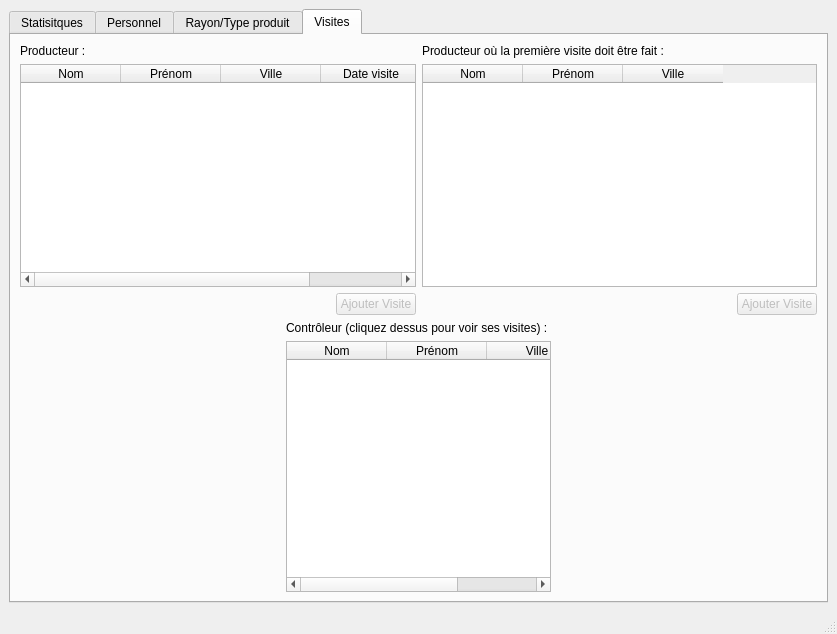
<?xml version="1.0" encoding="UTF-8"?>
<ui version="4.0">
 <class>MainWindowGestionnaires</class>
 <widget class="QMainWindow" name="MainWindowGestionnaires">
  <property name="geometry">
   <rect>
    <x>0</x>
    <y>0</y>
    <width>837</width>
    <height>634</height>
   </rect>
  </property>
  <property name="windowTitle">
   <string>Gestionnaire</string>
  </property>
  <widget class="QWidget" name="centralwidget">
   <layout class="QVBoxLayout" name="verticalLayout_10">
    <item>
     <widget class="QTabWidget" name="tabWidgetGestionnaire">
      <property name="currentIndex">
       <number>3</number>
      </property>
      <widget class="QWidget" name="tab_4">
       <attribute name="title">
        <string>Statisitques</string>
       </attribute>
       <widget class="QGraphicsView" name="graphicsView">
        <property name="geometry">
         <rect>
          <x>180</x>
          <y>310</y>
          <width>256</width>
          <height>192</height>
         </rect>
        </property>
       </widget>
      </widget>
      <widget class="QWidget" name="tab">
       <attribute name="title">
        <string>Personnel</string>
       </attribute>
       <layout class="QHBoxLayout" name="horizontalLayout_12">
        <item>
         <layout class="QVBoxLayout" name="verticalLayout_3">
          <item>
           <widget class="QTableWidget" name="tableWidgetEmploye">
            <property name="minimumSize">
             <size>
              <width>500</width>
              <height>250</height>
             </size>
            </property>
            <property name="selectionMode">
             <enum>QAbstractItemView::SingleSelection</enum>
            </property>
            <property name="selectionBehavior">
             <enum>QAbstractItemView::SelectRows</enum>
            </property>
            <column>
             <property name="text">
              <string>Prenom</string>
             </property>
            </column>
            <column>
             <property name="text">
              <string>Nom</string>
             </property>
            </column>
            <column>
             <property name="text">
              <string>rue</string>
             </property>
            </column>
            <column>
             <property name="text">
              <string>code postal</string>
             </property>
            </column>
            <column>
             <property name="text">
              <string>Ville</string>
             </property>
            </column>
            <column>
             <property name="text">
              <string>Téléphone</string>
             </property>
            </column>
            <column>
             <property name="text">
              <string>Type</string>
             </property>
            </column>
           </widget>
          </item>
          <item>
           <layout class="QHBoxLayout" name="horizontalLayout_10">
            <item>
             <spacer name="horizontalSpacer_3">
              <property name="orientation">
               <enum>Qt::Horizontal</enum>
              </property>
              <property name="sizeHint" stdset="0">
               <size>
                <width>40</width>
                <height>20</height>
               </size>
              </property>
             </spacer>
            </item>
            <item>
             <widget class="QPushButton" name="pushButtonModifEmploye">
              <property name="text">
               <string>Modifier la selection</string>
              </property>
             </widget>
            </item>
            <item>
             <widget class="QPushButton" name="pushButtonSupprimer">
              <property name="text">
               <string>Supprimer la selection</string>
              </property>
             </widget>
            </item>
           </layout>
          </item>
         </layout>
        </item>
        <item>
         <spacer name="horizontalSpacer_2">
          <property name="orientation">
           <enum>Qt::Horizontal</enum>
          </property>
          <property name="sizeHint" stdset="0">
           <size>
            <width>40</width>
            <height>20</height>
           </size>
          </property>
         </spacer>
        </item>
        <item>
         <layout class="QVBoxLayout" name="verticalLayout_2">
          <item>
           <widget class="QLabel" name="labelEmploye">
            <property name="text">
             <string>Ajout d'un employé.</string>
            </property>
           </widget>
          </item>
          <item>
           <layout class="QHBoxLayout" name="horizontalLayout_8">
            <item>
             <widget class="QLabel" name="label">
              <property name="text">
               <string>Prénom : </string>
              </property>
             </widget>
            </item>
            <item>
             <widget class="QLineEdit" name="lineEditNom"/>
            </item>
           </layout>
          </item>
          <item>
           <layout class="QHBoxLayout" name="horizontalLayout_7">
            <item>
             <widget class="QLabel" name="label_2">
              <property name="text">
               <string>Nom :</string>
              </property>
             </widget>
            </item>
            <item>
             <widget class="QLineEdit" name="lineEditPrenom"/>
            </item>
           </layout>
          </item>
          <item>
           <layout class="QHBoxLayout" name="horizontalLayout_11">
            <item>
             <widget class="QLabel" name="label_9">
              <property name="text">
               <string>Pseudo :</string>
              </property>
             </widget>
            </item>
            <item>
             <widget class="QLineEdit" name="lineEditPseudo"/>
            </item>
           </layout>
          </item>
          <item>
           <layout class="QHBoxLayout" name="horizontalLayout_6">
            <item>
             <widget class="QLabel" name="label_3">
              <property name="text">
               <string>rue :</string>
              </property>
             </widget>
            </item>
            <item>
             <widget class="QLineEdit" name="lineEditRue"/>
            </item>
           </layout>
          </item>
          <item>
           <layout class="QHBoxLayout" name="horizontalLayout_5">
            <item>
             <widget class="QLabel" name="label_4">
              <property name="text">
               <string>Code postal :</string>
              </property>
             </widget>
            </item>
            <item>
             <widget class="QLineEdit" name="lineEditCodePostal"/>
            </item>
           </layout>
          </item>
          <item>
           <layout class="QHBoxLayout" name="horizontalLayout_4">
            <item>
             <widget class="QLabel" name="label_5">
              <property name="text">
               <string>Ville :</string>
              </property>
             </widget>
            </item>
            <item>
             <widget class="QLineEdit" name="lineEditVille"/>
            </item>
           </layout>
          </item>
          <item>
           <layout class="QHBoxLayout" name="horizontalLayout_3">
            <item>
             <widget class="QLabel" name="label_6">
              <property name="text">
               <string>Tel :</string>
              </property>
             </widget>
            </item>
            <item>
             <widget class="QLineEdit" name="lineEditTel"/>
            </item>
           </layout>
          </item>
          <item>
           <layout class="QHBoxLayout" name="horizontalLayout">
            <item>
             <widget class="QLabel" name="label_8">
              <property name="text">
               <string>Type :</string>
              </property>
             </widget>
            </item>
            <item>
             <spacer name="horizontalSpacer">
              <property name="orientation">
               <enum>Qt::Horizontal</enum>
              </property>
              <property name="sizeHint" stdset="0">
               <size>
                <width>40</width>
                <height>20</height>
               </size>
              </property>
             </spacer>
            </item>
            <item>
             <layout class="QVBoxLayout" name="verticalLayout">
              <item>
               <widget class="QRadioButton" name="radioButtonGestionnaire">
                <property name="enabled">
                 <bool>true</bool>
                </property>
                <property name="text">
                 <string>Gestionnaire</string>
                </property>
               </widget>
              </item>
              <item>
               <widget class="QRadioButton" name="radioButtonControleur">
                <property name="text">
                 <string>Controleur</string>
                </property>
               </widget>
              </item>
             </layout>
            </item>
           </layout>
          </item>
          <item>
           <layout class="QHBoxLayout" name="horizontalLayout_9">
            <item>
             <widget class="QPushButton" name="pushButtonAnnuler">
              <property name="text">
               <string>Annuler</string>
              </property>
             </widget>
            </item>
            <item>
             <widget class="QPushButton" name="pushButtonValider">
              <property name="text">
               <string>Valider</string>
              </property>
             </widget>
            </item>
           </layout>
          </item>
         </layout>
        </item>
       </layout>
      </widget>
      <widget class="QWidget" name="tab_3">
       <attribute name="title">
        <string>Rayon/Type produit</string>
       </attribute>
       <layout class="QVBoxLayout" name="verticalLayout_9">
        <item>
         <layout class="QHBoxLayout" name="horizontalLayout_21">
          <item>
           <layout class="QVBoxLayout" name="verticalLayout_6">
            <item>
             <layout class="QHBoxLayout" name="horizontalLayout_13">
              <item>
               <widget class="QLabel" name="label_10">
                <property name="text">
                 <string>Rayons </string>
                </property>
               </widget>
              </item>
              <item>
               <widget class="QPushButton" name="pushButtonSupprimerRayons">
                <property name="text">
                 <string>Supprimer</string>
                </property>
               </widget>
              </item>
             </layout>
            </item>
            <item>
             <widget class="QListWidget" name="listWidgetRayons"/>
            </item>
            <item>
             <layout class="QHBoxLayout" name="horizontalLayout_16">
              <item>
               <widget class="QLineEdit" name="lineEditRayons"/>
              </item>
              <item>
               <widget class="QPushButton" name="pushButtonAjouterRayons">
                <property name="enabled">
                 <bool>false</bool>
                </property>
                <property name="text">
                 <string>Ajouter</string>
                </property>
               </widget>
              </item>
             </layout>
            </item>
           </layout>
          </item>
          <item>
           <layout class="QVBoxLayout" name="verticalLayout_5">
            <item>
             <layout class="QHBoxLayout" name="horizontalLayout_15">
              <item>
               <widget class="QLabel" name="label_11">
                <property name="text">
                 <string>Catégories</string>
                </property>
               </widget>
              </item>
              <item>
               <widget class="QPushButton" name="pushButtonSupprimerCategories">
                <property name="text">
                 <string>Supprimer</string>
                </property>
               </widget>
              </item>
             </layout>
            </item>
            <item>
             <widget class="QListWidget" name="listWidgetCategories"/>
            </item>
            <item>
             <layout class="QHBoxLayout" name="horizontalLayout_17">
              <item>
               <widget class="QLineEdit" name="lineEditCategories">
                <property name="enabled">
                 <bool>false</bool>
                </property>
               </widget>
              </item>
              <item>
               <widget class="QPushButton" name="pushButtonAjouterCategories">
                <property name="enabled">
                 <bool>false</bool>
                </property>
                <property name="text">
                 <string>Ajouter</string>
                </property>
               </widget>
              </item>
             </layout>
            </item>
           </layout>
          </item>
          <item>
           <layout class="QVBoxLayout" name="verticalLayout_4">
            <item>
             <layout class="QHBoxLayout" name="horizontalLayout_14">
              <item>
               <widget class="QLabel" name="label_12">
                <property name="text">
                 <string>Produits</string>
                </property>
               </widget>
              </item>
              <item>
               <widget class="QPushButton" name="pushButtonSupprimerProduits">
                <property name="text">
                 <string>Supprimer</string>
                </property>
               </widget>
              </item>
             </layout>
            </item>
            <item>
             <widget class="QListWidget" name="listWidgetProduits"/>
            </item>
            <item>
             <layout class="QHBoxLayout" name="horizontalLayout_18">
              <item>
               <widget class="QLineEdit" name="lineEditProduits">
                <property name="enabled">
                 <bool>false</bool>
                </property>
               </widget>
              </item>
              <item>
               <widget class="QPushButton" name="pushButtonAjouterProduits">
                <property name="enabled">
                 <bool>false</bool>
                </property>
                <property name="text">
                 <string>Ajouter</string>
                </property>
               </widget>
              </item>
             </layout>
            </item>
           </layout>
          </item>
         </layout>
        </item>
        <item>
         <layout class="QVBoxLayout" name="verticalLayout_8">
          <item>
           <widget class="QLabel" name="label_13">
            <property name="text">
             <string>Ajout de produit : </string>
            </property>
           </widget>
          </item>
          <item>
           <layout class="QHBoxLayout" name="horizontalLayout_20">
            <item>
             <layout class="QHBoxLayout" name="horizontalLayout_19">
              <item>
               <widget class="QLabel" name="label_14">
                <property name="text">
                 <string>Produits demandés :</string>
                </property>
               </widget>
              </item>
              <item>
               <widget class="QListWidget" name="listWidgetProduitsDemandes"/>
              </item>
             </layout>
            </item>
            <item>
             <layout class="QVBoxLayout" name="verticalLayout_7">
              <item>
               <widget class="QPushButton" name="pushButtonAjouterProduitsDemandes">
                <property name="enabled">
                 <bool>false</bool>
                </property>
                <property name="text">
                 <string>Ajouter</string>
                </property>
               </widget>
              </item>
              <item>
               <widget class="QPushButton" name="pushButtonRefuserProduitsDemandes">
                <property name="enabled">
                 <bool>false</bool>
                </property>
                <property name="text">
                 <string>Refuser</string>
                </property>
               </widget>
              </item>
             </layout>
            </item>
           </layout>
          </item>
         </layout>
        </item>
       </layout>
      </widget>
      <widget class="QWidget" name="tab_2">
       <attribute name="title">
        <string>Visites</string>
       </attribute>
       <layout class="QVBoxLayout" name="verticalLayout_14">
        <item>
         <layout class="QHBoxLayout" name="horizontalLayout_24">
          <item>
           <layout class="QVBoxLayout" name="verticalLayout_11">
            <item>
             <widget class="QLabel" name="label_15">
              <property name="text">
               <string>Producteur : </string>
              </property>
             </widget>
            </item>
            <item>
             <widget class="QTableWidget" name="tableWidgetProducteurVisite">
              <property name="selectionBehavior">
               <enum>QAbstractItemView::SelectRows</enum>
              </property>
              <column>
               <property name="text">
                <string>Nom</string>
               </property>
              </column>
              <column>
               <property name="text">
                <string>Prénom</string>
               </property>
              </column>
              <column>
               <property name="text">
                <string>Ville</string>
               </property>
              </column>
              <column>
               <property name="text">
                <string>Date visite</string>
               </property>
              </column>
             </widget>
            </item>
            <item>
             <layout class="QHBoxLayout" name="horizontalLayout_22">
              <item>
               <spacer name="horizontalSpacer_4">
                <property name="orientation">
                 <enum>Qt::Horizontal</enum>
                </property>
                <property name="sizeHint" stdset="0">
                 <size>
                  <width>40</width>
                  <height>20</height>
                 </size>
                </property>
               </spacer>
              </item>
              <item>
               <widget class="QPushButton" name="pushButtonAjoutVisite">
                <property name="enabled">
                 <bool>false</bool>
                </property>
                <property name="text">
                 <string>Ajouter Visite</string>
                </property>
               </widget>
              </item>
             </layout>
            </item>
           </layout>
          </item>
          <item>
           <layout class="QVBoxLayout" name="verticalLayout_12">
            <item>
             <widget class="QLabel" name="label_16">
              <property name="text">
               <string>Producteur où la première visite doit être fait : </string>
              </property>
             </widget>
            </item>
            <item>
             <widget class="QTableWidget" name="tableWidgetProducteurPremVisite">
              <property name="selectionBehavior">
               <enum>QAbstractItemView::SelectRows</enum>
              </property>
              <column>
               <property name="text">
                <string>Nom</string>
               </property>
              </column>
              <column>
               <property name="text">
                <string>Prénom</string>
               </property>
              </column>
              <column>
               <property name="text">
                <string>Ville</string>
               </property>
              </column>
             </widget>
            </item>
            <item>
             <layout class="QHBoxLayout" name="horizontalLayout_23">
              <item>
               <spacer name="horizontalSpacer_5">
                <property name="orientation">
                 <enum>Qt::Horizontal</enum>
                </property>
                <property name="sizeHint" stdset="0">
                 <size>
                  <width>40</width>
                  <height>20</height>
                 </size>
                </property>
               </spacer>
              </item>
              <item>
               <widget class="QPushButton" name="pushButtonAjoutPremVisite">
                <property name="enabled">
                 <bool>false</bool>
                </property>
                <property name="text">
                 <string>Ajouter Visite</string>
                </property>
               </widget>
              </item>
             </layout>
            </item>
           </layout>
          </item>
         </layout>
        </item>
        <item>
         <layout class="QHBoxLayout" name="horizontalLayout_25">
          <item>
           <spacer name="horizontalSpacer_6">
            <property name="orientation">
             <enum>Qt::Horizontal</enum>
            </property>
            <property name="sizeHint" stdset="0">
             <size>
              <width>40</width>
              <height>20</height>
             </size>
            </property>
           </spacer>
          </item>
          <item>
           <layout class="QVBoxLayout" name="verticalLayout_13">
            <item>
             <widget class="QLabel" name="label_17">
              <property name="text">
               <string>Contrôleur (cliquez dessus pour voir ses visites) : </string>
              </property>
             </widget>
            </item>
            <item>
             <widget class="QTableWidget" name="tableWidgetControleurVisite">
              <property name="selectionBehavior">
               <enum>QAbstractItemView::SelectRows</enum>
              </property>
              <column>
               <property name="text">
                <string>Nom</string>
               </property>
              </column>
              <column>
               <property name="text">
                <string>Prénom</string>
               </property>
              </column>
              <column>
               <property name="text">
                <string>Ville</string>
               </property>
              </column>
             </widget>
            </item>
           </layout>
          </item>
          <item>
           <spacer name="horizontalSpacer_7">
            <property name="orientation">
             <enum>Qt::Horizontal</enum>
            </property>
            <property name="sizeHint" stdset="0">
             <size>
              <width>40</width>
              <height>20</height>
             </size>
            </property>
           </spacer>
          </item>
         </layout>
        </item>
       </layout>
      </widget>
     </widget>
    </item>
   </layout>
  </widget>
  <widget class="QMenuBar" name="menubar">
   <property name="geometry">
    <rect>
     <x>0</x>
     <y>0</y>
     <width>837</width>
     <height>27</height>
    </rect>
   </property>
  </widget>
  <widget class="QStatusBar" name="statusbar"/>
 </widget>
 <resources/>
 <connections/>
</ui>
